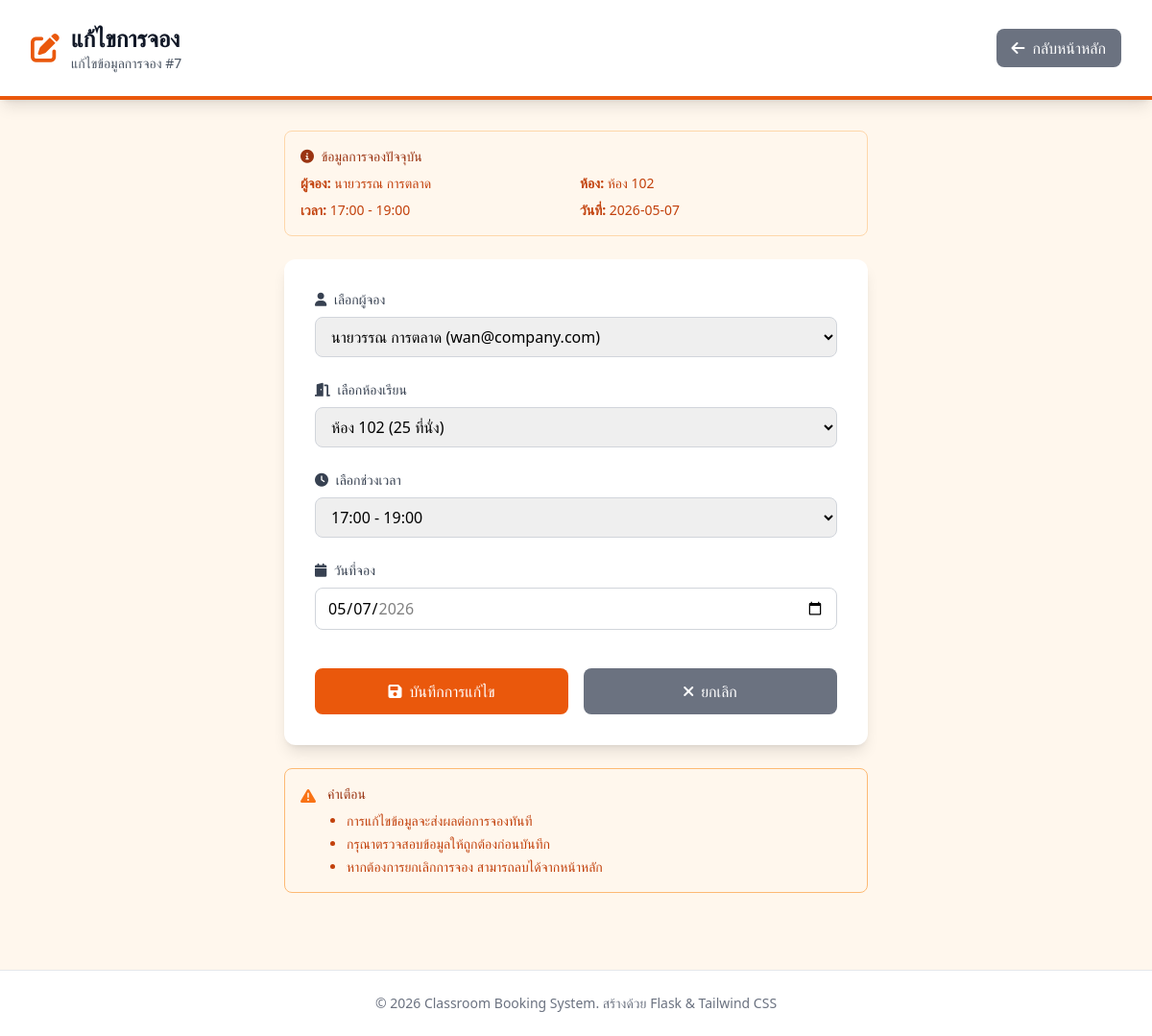
The app's page /edit/7 with its own data.
### tables this page shows
CREATE TABLE Bookings (
                booking_id INTEGER PRIMARY KEY AUTOINCREMENT,
                user_id INTEGER NOT NULL,
                room_id INTEGER NOT NULL,
                timeslot_id INTEGER NOT NULL,
                date TEXT NOT NULL,
                FOREIGN KEY (user_id) REFERENCES Users(user_id),
                FOREIGN KEY (room_id) REFERENCES Rooms(room_id),
                FOREIGN KEY (timeslot_id) REFERENCES TimeSlots(timeslot_id)
            );

CREATE TABLE Users (
                user_id INTEGER PRIMARY KEY AUTOINCREMENT,
                name TEXT NOT NULL,
                email TEXT UNIQUE,
                dept_id INTEGER NOT NULL,
                FOREIGN KEY (dept_id) REFERENCES Departments(dept_id)
            );

CREATE TABLE Rooms (
                room_id INTEGER PRIMARY KEY AUTOINCREMENT,
                room_name TEXT NOT NULL,
                capacity INTEGER
            );

CREATE TABLE TimeSlots (
                timeslot_id INTEGER PRIMARY KEY AUTOINCREMENT,
                start_time TEXT NOT NULL,
                end_time TEXT NOT NULL
            );

### app.py (the view, shortened to what this page needs)
@app.route('/edit/<int:booking_id>', methods=['GET', 'POST'])
def edit_booking_route(booking_id):
    try:
        booking = get_booking_by_id(booking_id)
        if not booking:
            flash('ไม่พบข้อมูลการจองที่ระบุ', 'error')
            return redirect(url_for('index'))
        users = get_users()
        rooms = get_rooms()
        timeslots = get_timeslots()
        return render_template('edit_booking.html',
                             booking=booking,
                             users=users,
                             rooms=rooms,
                             timeslots=timeslots)
    except Exception as e:
        flash(f'เกิดข้อผิดพลาดในการโหลดข้อมูล: {str(e)}', 'error')
        return redirect(url_for('index'))

### app.py (called while the page is built)
def get_db_connection():
    conn = sqlite3.connect(DB_PATH)
    conn.row_factory = sqlite3.Row  # ให้สามารถเข้าถึงคอลัมน์ด้วยชื่อได้
    return conn

def get_booking_by_id(booking_id):
    conn = get_db_connection()
    cursor = conn.cursor()
    query = """
    SELECT
        b.booking_id,
        b.user_id,
        b.room_id,
        b.timeslot_id,
        b.date,
        u.name AS user_name,
        r.room_name,
        ts.start_time,
        ts.end_time
    FROM Bookings b
    JOIN Users u ON b.user_id = u.user_id
    JOIN Rooms r ON b.room_id = r.room_id
    JOIN TimeSlots ts ON b.timeslot_id = ts.timeslot_id
    WHERE b.booking_id = ?
    """
    cursor.execute(query, (booking_id,))
    booking = cursor.fetchone()
    conn.close()
    return booking

def get_users():
    conn = get_db_connection()
    cursor = conn.cursor()
    cursor.execute("SELECT user_id, name, email FROM Users ORDER BY name")
    users = cursor.fetchall()
    conn.close()
    return users

def get_rooms():
    conn = get_db_connection()
    cursor = conn.cursor()
    cursor.execute("SELECT room_id, room_name, capacity FROM Rooms ORDER BY room_name")
    rooms = cursor.fetchall()
    conn.close()
    return rooms

def get_timeslots():
    conn = get_db_connection()
    cursor = conn.cursor()
    cursor.execute("SELECT timeslot_id, start_time, end_time FROM TimeSlots ORDER BY start_time")
    timeslots = cursor.fetchall()
    conn.close()
    return timeslots

### templates/edit_booking.html (shortened to what this page needs)
<!DOCTYPE html>
<html lang="th">
<head>
    <script src="https://cdn.tailwindcss.com"></script>
    <link rel="stylesheet" href="https://cdnjs.cloudflare.com/ajax/libs/font-awesome/6.0.0/css/all.min.css">
</head>
<body class="bg-primary-50 min-h-screen">
    <header class="bg-white shadow-lg border-b-4 border-primary-600">
        <div class="max-w-7xl mx-auto px-4 sm:px-6 lg:px-8">
            <div class="flex justify-between items-center py-6">
                <div class="flex items-center">
                    <i class="fas fa-edit text-3xl text-primary-600 mr-3"></i>
                    <div>
                        <h1 class="text-2xl font-bold text-gray-900">แก้ไขการจอง</h1>
                        <p class="text-sm text-gray-600">แก้ไขข้อมูลการจอง #{{ booking.booking_id }}</p>
                    </div>
                </div>
                <div class="flex items-center space-x-4">
                    <a href="{{ url_for('index') }}"
                       class="bg-gray-500 hover:bg-gray-600 text-white px-4 py-2 rounded-lg font-medium transition duration-200 flex items-center">
                        <i class="fas fa-arrow-left mr-2"></i>
                        กลับหน้าหลัก
                    </a>
                </div>
            </div>
        </div>
    </header>
    <main class="max-w-2xl mx-auto px-4 sm:px-6 lg:px-8 py-8">
        <div class="bg-primary-50 border border-primary-200 rounded-lg p-4 mb-6">
            <h3 class="text-sm font-medium text-primary-800 mb-2">
                <i class="fas fa-info-circle mr-1"></i>
                ข้อมูลการจองปัจจุบัน
            </h3>
            <div class="text-sm text-primary-700 grid grid-cols-1 md:grid-cols-2 gap-2">
                <div><strong>ผู้จอง:</strong> {{ booking.user_name }}</div>
                <div><strong>ห้อง:</strong> {{ booking.room_name }}</div>
                <div><strong>เวลา:</strong> {{ booking.start_time }} - {{ booking.end_time }}</div>
                <div><strong>วันที่:</strong> {{ booking.date }}</div>
            </div>
        </div>
        <div class="bg-white rounded-xl shadow-lg p-8">
            <form method="POST" class="space-y-6">
                <div>
                    <label for="user_id" class="block text-sm font-medium text-gray-700 mb-2">
                        <i class="fas fa-user mr-1"></i>
                        เลือกผู้จอง
                    </label>
                    <select id="user_id" name="user_id" required
                            class="w-full px-3 py-2 border border-gray-300 rounded-lg focus:ring-2 focus:ring-primary-500 focus:border-primary-500 transition duration-200">
                        {% for user in users %}
                        <option value="{{ user.user_id }}" {{ 'selected' if user.user_id == booking.user_id else '' }}>
                            {{ user.name }} ({{ user.email }})
                        </option>
                        {% endfor %}
                    </select>
                </div>
                <div>
                    <label for="room_id" class="block text-sm font-medium text-gray-700 mb-2">
                        <i class="fas fa-door-open mr-1"></i>
                        เลือกห้องเรียน
                    </label>
                    <select id="room_id" name="room_id" required
                            class="w-full px-3 py-2 border border-gray-300 rounded-lg focus:ring-2 focus:ring-primary-500 focus:border-primary-500 transition duration-200">
                        {% for room in rooms %}
                        <option value="{{ room.room_id }}" {{ 'selected' if room.room_id == booking.room_id else '' }}>
                            {{ room.room_name }} ({{ room.capacity }} ที่นั่ง)
                        </option>
                        {% endfor %}
                    </select>
                </div>
                <div>
                    <label for="timeslot_id" class="block text-sm font-medium text-gray-700 mb-2">
                        <i class="fas fa-clock mr-1"></i>
                        เลือกช่วงเวลา
                    </label>
                    <select id="timeslot_id" name="timeslot_id" required
                            class="w-full px-3 py-2 border border-gray-300 rounded-lg focus:ring-2 focus:ring-primary-500 focus:border-primary-500 transition duration-200">
                        {% for timeslot in timeslots %}
                        <option value="{{ timeslot.timeslot_id }}" {{ 'selected' if timeslot.timeslot_id == booking.timeslot_id else '' }}>
                            {{ timeslot.start_time }} - {{ timeslot.end_time }}
                        </option>
                        {% endfor %}
                    </select>
                </div>
                <div>
                    <label for="date" class="block text-sm font-medium text-gray-700 mb-2">
                        <i class="fas fa-calendar mr-1"></i>
                        วันที่จอง
                    </label>
                    <input type="date" id="date" name="date" required
                           value="{{ booking.date }}"
                           class="w-full px-3 py-2 border border-gray-300 rounded-lg focus:ring-2 focus:ring-primary-500 focus:border-primary-500 transition duration-200"
                           min="{{ '2026-01-01' }}" max="{{ '2026-12-31' }}">
                </div>
                <div class="flex space-x-4 pt-4">
                    <button type="submit"
                            class="flex-1 bg-primary-600 hover:bg-primary-700 text-white px-6 py-3 rounded-lg font-medium transition duration-200 flex items-center justify-center">
                        <i class="fas fa-save mr-2"></i>
                        บันทึกการแก้ไข
                    </button>
                    <a href="{{ url_for('index') }}"
                       class="flex-1 bg-gray-500 hover:bg-gray-600 text-white px-6 py-3 rounded-lg font-medium transition duration-200 flex items-center justify-center">
                        <i class="fas fa-times mr-2"></i>
                        ยกเลิก
                    </a>
                </div>
            </form>
        </div>
        <div class="bg-primary-50 border border-primary-300 rounded-lg p-4 mt-6">
            <div class="flex">
                <div class="flex-shrink-0">
                    <i class="fas fa-exclamation-triangle text-primary-500"></i>
                </div>
                <div class="ml-3">
                    <h3 class="text-sm font-medium text-primary-800">
                        คำเตือน
                    </h3>
                    <div class="mt-2 text-sm text-primary-700">
                        <ul class="list-disc pl-5 space-y-1">
                            <li>การแก้ไขข้อมูลจะส่งผลต่อการจองทันที</li>
                            <li>กรุณาตรวจสอบข้อมูลให้ถูกต้องก่อนบันทึก</li>
                            <li>หากต้องการยกเลิกการจอง สามารถลบได้จากหน้าหลัก</li>
                        </ul>
                    </div>
                </div>
            </div>
        </div>
    </main>
    <footer class="bg-white border-t border-gray-200 mt-12">
        <div class="max-w-7xl mx-auto px-4 sm:px-6 lg:px-8 py-6">
            <div class="text-center text-gray-500 text-sm">
                <p>&copy; 2026 Classroom Booking System. สร้างด้วย Flask & Tailwind CSS</p>
            </div>
        </div>
    </footer>
</body>
</html>

### records on screen
Bookings: booking_id "7", date "2026-05-07", date "05/07/2026"
Users: user_name "นายวรรณ การตลาด"
Rooms: room_name "ห้อง 102"
TimeSlots: start_time "17:00", end_time "19:00"

### other values on screen
form field user_id "นายวรรณ การตลาด (wan@company.com)"
form field room_id "ห้อง 102 (25 ที่นั่ง)"
form field timeslot_id "17:00 - 19:00"
